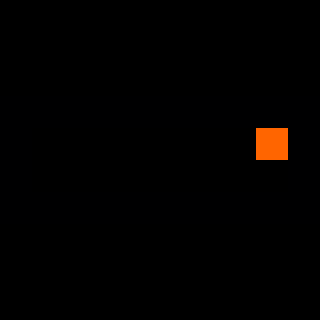

This game map was drawn from its Tiled (.tmx) file and the tilesets committed beside it. A one-line description and the full map source follow:
An orthogonal 10x10 tile map with 32x32 px tiles, 1 tile layer (Wall).

<map version="1.4" tiledversion="1.4.3" orientation="orthogonal" renderorder="right-down" width="10" height="10" tilewidth="32" tileheight="32" infinite="0" nextlayerid="2" nextobjectid="1">
 <tileset firstgid="1" source="zx.tsx" />
 <layer id="1" name="Wall" width="10" height="10">
  <properties>
   <property name="collides" type="bool" value="true" />
  </properties>
  <data encoding="csv">
0,0,0,0,0,0,0,0,0,0,
0,0,0,0,0,0,0,0,0,0,
0,0,0,0,0,0,0,0,0,0,
396,396,396,396,396,396,396,396,396,396,
396,0,0,0,0,0,0,0,486,396,
396,0,0,0,0,0,0,0,0,396,
396,396,396,396,396,396,396,396,396,396,
0,0,0,0,0,0,0,0,0,0,
0,0,0,0,0,0,0,0,0,0,
0,0,0,0,0,0,0,0,0,0
</data>
 </layer>
</map>
